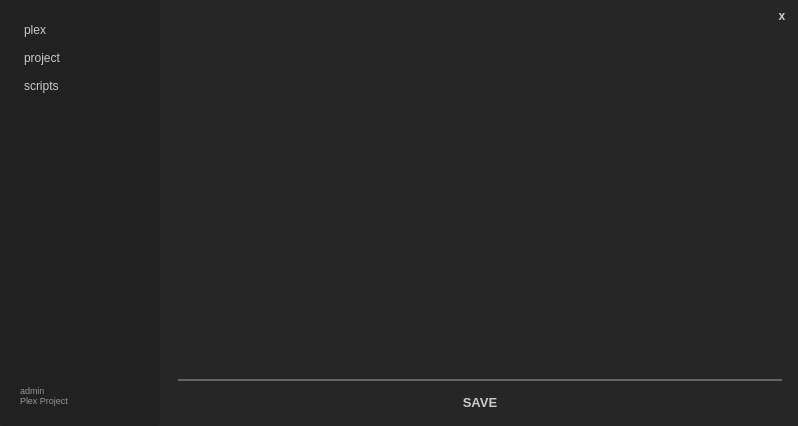
<?xml version="1.0" encoding="UTF-8"?>
<ui version="4.0">
 <class>MainWindow</class>
 <widget class="QMainWindow" name="MainWindow">
  <property name="geometry">
   <rect>
    <x>0</x>
    <y>0</y>
    <width>798</width>
    <height>426</height>
   </rect>
  </property>
  <property name="windowTitle">
   <string>MainWindow</string>
  </property>
  <property name="styleSheet">
   <string notr="true">QWidget{
	border-radius: 3px;
    color: rgb(201, 202, 204);
	background-color: rgb(38, 38, 38); 
	selection-background-color: rgb(1, 79, 131);
}

QLineEdit{
	color: rgb(200, 200, 200); 
}

QListWidget::item:selected
{
   color: rgb(235, 235, 235);
   background-color: rgb(61, 120, 200);
}

QPushButton { 
	border: 2px;
    border-color: rgb(33, 33, 33);
	border-radius: 3px;
   background-color: rgb(38, 38, 38); 
}

QPushButton:disabled {
	border-radius: 3px;
    color: rgb(49, 49, 49); 
	background-color: rgb(200, 184, 86); 
}

QPushButton:hover {
	border-radius: 3px;
    color: rgb(49, 49, 49); 
	background-color: rgb(200, 184, 86); 
}

QLabel:hover {
	border-radius: 3px;
    color: rgb(49, 49, 49); 
	background-color: rgb(200, 184, 86); 
}

QToolTip { 
	border-radius: 5px;
	background-color: rgb(33, 33, 33);
	color: rgb(241, 241, 241);
	border: black solid 1px;
}

QLineEdit {
	border: 5px;
	border-color: rgb(255, 255, 255);
	selection-color: rgb(179, 179, 179);
	background-color: rgb(138, 138, 138); 
}</string>
  </property>
  <widget class="QWidget" name="centralwidget">
   <layout class="QHBoxLayout" name="horizontalLayout_4" stretch="0">
    <property name="leftMargin">
     <number>0</number>
    </property>
    <property name="topMargin">
     <number>0</number>
    </property>
    <property name="rightMargin">
     <number>0</number>
    </property>
    <property name="bottomMargin">
     <number>0</number>
    </property>
    <item>
     <layout class="QHBoxLayout" name="horizontalLayout" stretch="0,1">
      <property name="spacing">
       <number>6</number>
      </property>
      <property name="topMargin">
       <number>0</number>
      </property>
      <property name="rightMargin">
       <number>0</number>
      </property>
      <item>
       <widget class="QWidget" name="wgMenu" native="true">
        <property name="minimumSize">
         <size>
          <width>160</width>
          <height>20</height>
         </size>
        </property>
        <property name="layoutDirection">
         <enum>Qt::LeftToRight</enum>
        </property>
        <property name="styleSheet">
         <string notr="true">QWidget{
    background-color: rgb(33, 33, 33); 
}

QPushButton {
	text-align:left;
	padding-left: 4px;
}

QPushButton:disabled {
	border-radius: 3px;
    color: rgb(49, 49, 49); 
	background-color: rgb(200, 184, 86); 
	text-align:left;
	padding-left: 4px;
}

QPushButton:hover {
	border-radius: 3px;
    color: rgb(49, 49, 49); 
	background-color: rgb(200, 184, 86); 
	text-align:left;
	padding-left: 4px;
}
</string>
        </property>
        <layout class="QVBoxLayout" name="verticalLayout">
         <property name="spacing">
          <number>6</number>
         </property>
         <property name="leftMargin">
          <number>20</number>
         </property>
         <property name="topMargin">
          <number>20</number>
         </property>
         <property name="rightMargin">
          <number>20</number>
         </property>
         <property name="bottomMargin">
          <number>20</number>
         </property>
         <item>
          <layout class="QVBoxLayout" name="verticalLayout_3">
           <property name="spacing">
            <number>8</number>
           </property>
           <property name="topMargin">
            <number>0</number>
           </property>
           <item>
            <widget class="QPushButton" name="btnPlex">
             <property name="enabled">
              <bool>true</bool>
             </property>
             <property name="minimumSize">
              <size>
               <width>0</width>
               <height>20</height>
              </size>
             </property>
             <property name="font">
              <font>
               <pointsize>9</pointsize>
              </font>
             </property>
             <property name="layoutDirection">
              <enum>Qt::LeftToRight</enum>
             </property>
             <property name="text">
              <string>plex</string>
             </property>
             <property name="shortcut">
              <string>1</string>
             </property>
             <property name="flat">
              <bool>false</bool>
             </property>
            </widget>
           </item>
           <item>
            <widget class="QPushButton" name="btnProject">
             <property name="minimumSize">
              <size>
               <width>0</width>
               <height>20</height>
              </size>
             </property>
             <property name="font">
              <font>
               <pointsize>9</pointsize>
              </font>
             </property>
             <property name="text">
              <string>project</string>
             </property>
             <property name="shortcut">
              <string>2</string>
             </property>
             <property name="checkable">
              <bool>false</bool>
             </property>
             <property name="checked">
              <bool>false</bool>
             </property>
             <property name="flat">
              <bool>false</bool>
             </property>
            </widget>
           </item>
           <item>
            <widget class="QPushButton" name="btnScripts">
             <property name="minimumSize">
              <size>
               <width>0</width>
               <height>20</height>
              </size>
             </property>
             <property name="font">
              <font>
               <pointsize>9</pointsize>
              </font>
             </property>
             <property name="text">
              <string>scripts</string>
             </property>
             <property name="shortcut">
              <string>3</string>
             </property>
            </widget>
           </item>
          </layout>
         </item>
         <item>
          <spacer name="verticalSpacer">
           <property name="orientation">
            <enum>Qt::Vertical</enum>
           </property>
           <property name="sizeHint" stdset="0">
            <size>
             <width>20</width>
             <height>40</height>
            </size>
           </property>
          </spacer>
         </item>
         <item>
          <widget class="QLabel" name="lblContext">
           <property name="enabled">
            <bool>false</bool>
           </property>
           <property name="font">
            <font>
             <pointsize>7</pointsize>
             <weight>50</weight>
             <italic>false</italic>
             <bold>false</bold>
             <strikeout>false</strikeout>
            </font>
           </property>
           <property name="layoutDirection">
            <enum>Qt::RightToLeft</enum>
           </property>
           <property name="styleSheet">
            <string notr="true">color: rgb(150, 150, 150); </string>
           </property>
           <property name="text">
            <string>&lt;html&gt;&lt;head/&gt;&lt;body&gt;&lt;p&gt;admin&lt;br/&gt;Plex Project&lt;/p&gt;&lt;/body&gt;&lt;/html&gt;</string>
           </property>
           <property name="alignment">
            <set>Qt::AlignLeading|Qt::AlignLeft|Qt::AlignVCenter</set>
           </property>
          </widget>
         </item>
        </layout>
       </widget>
      </item>
      <item>
       <widget class="QWidget" name="wgContent" native="true">
        <property name="enabled">
         <bool>true</bool>
        </property>
        <property name="styleSheet">
         <string notr="true">QWidget{
	background-color: rgb(38, 38, 38); 
}

QPushButton:disabled {
	border-radius: 3px;
    color: rgb(49, 49, 49); 
}

QPushButton:hover {
	border-radius: 3px;
    color: rgb(49, 49, 49); 
	background-color: rgb(200, 184, 86); 
}</string>
        </property>
        <layout class="QVBoxLayout" name="verticalLayout_6" stretch="0,0">
         <property name="leftMargin">
          <number>12</number>
         </property>
         <property name="topMargin">
          <number>0</number>
         </property>
         <property name="rightMargin">
          <number>6</number>
         </property>
         <item>
          <layout class="QHBoxLayout" name="horizontalLayout_3">
           <property name="topMargin">
            <number>6</number>
           </property>
           <property name="rightMargin">
            <number>0</number>
           </property>
           <item>
            <spacer name="horizontalSpacer">
             <property name="orientation">
              <enum>Qt::Horizontal</enum>
             </property>
             <property name="sizeHint" stdset="0">
              <size>
               <width>40</width>
               <height>20</height>
              </size>
             </property>
            </spacer>
           </item>
           <item>
            <widget class="QPushButton" name="btnCancel">
             <property name="minimumSize">
              <size>
               <width>20</width>
               <height>20</height>
              </size>
             </property>
             <property name="font">
              <font>
               <weight>75</weight>
               <bold>true</bold>
              </font>
             </property>
             <property name="text">
              <string>x</string>
             </property>
             <property name="iconSize">
              <size>
               <width>20</width>
               <height>20</height>
              </size>
             </property>
             <property name="shortcut">
              <string>Esc</string>
             </property>
             <property name="flat">
              <bool>false</bool>
             </property>
            </widget>
           </item>
          </layout>
         </item>
         <item>
          <layout class="QVBoxLayout" name="layContent" stretch="0,0,0">
           <property name="leftMargin">
            <number>0</number>
           </property>
           <property name="topMargin">
            <number>6</number>
           </property>
           <property name="rightMargin">
            <number>10</number>
           </property>
           <item>
            <widget class="QTableView" name="tblContent"/>
           </item>
           <item>
            <widget class="QLabel" name="label_2">
             <property name="maximumSize">
              <size>
               <width>16777215</width>
               <height>2</height>
              </size>
             </property>
             <property name="styleSheet">
              <string notr="true">background-color: rgb(100, 100, 100);</string>
             </property>
             <property name="text">
              <string/>
             </property>
            </widget>
           </item>
           <item>
            <widget class="QPushButton" name="btnSave">
             <property name="enabled">
              <bool>true</bool>
             </property>
             <property name="minimumSize">
              <size>
               <width>0</width>
               <height>30</height>
              </size>
             </property>
             <property name="font">
              <font>
               <pointsize>10</pointsize>
               <weight>75</weight>
               <bold>true</bold>
              </font>
             </property>
             <property name="text">
              <string>SAVE</string>
             </property>
            </widget>
           </item>
          </layout>
         </item>
        </layout>
       </widget>
      </item>
     </layout>
    </item>
   </layout>
  </widget>
 </widget>
 <resources>
  <include location="../../img/img.qrc"/>
 </resources>
 <connections/>
</ui>
